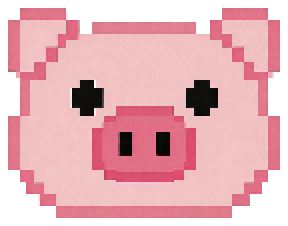
#> input picture miniprogram/assets/images/characters/pig-front-cropped.png, 144 x 113 px (shown 2 times larger)
$ python render_hold_pig_preview.py
#> lines starting #> are read from the running program, lines starting #| are printed output that depends on the picture
#!/usr/bin/env python3
from __future__ import annotations

import argparse
from pathlib import Path

from PIL import Image, ImageDraw


ROOT = Path(__file__).resolve().parents[1]
PIG_HEAD = ROOT / "miniprogram/assets/images/characters/pig-front-cropped.png"
OUTPUT = ROOT / "tmp/hold-pig-preview.png"

PIG_BASE_HEIGHT = 48
PIG_FRONT_DRAW_SCALE = 0.93
HOLD_TAIL_BASE_HEIGHT = 24
HOLD_TAIL_DRAW_SCALE = 0.92
HOLD_BODY_SEGMENT_BASE = 7


def clamp(value: float, min_value: float, max_value: float) -> float:
    return max(min_value, min(max_value, value))


def lerp(start: float, end: float, amount: float) -> float:
    return start + (end - start) * amount


def fill_rect(draw: ImageDraw.ImageDraw, x: int, y: int, width: int, height: int, color: str) -> None:
    if width <= 0 or height <= 0:
        return
    draw.rectangle([x, y, x + width - 1, y + height - 1], fill=color)


def draw_shadow(draw: ImageDraw.ImageDraw, center_x: float, center_y: float, radius_x: float, radius_y: float, color: str) -> None:
    draw.ellipse(
        [
            center_x - radius_x,
            center_y - radius_y,
            center_x + radius_x,
            center_y + radius_y,
        ],
        fill=color,
    )


def draw_hold_tail_end(draw: ImageDraw.ImageDraw, center_x: int, top_y: int, scale: float, active: bool) -> None:
    draw_scale = scale * HOLD_TAIL_DRAW_SCALE
    height = HOLD_TAIL_BASE_HEIGHT * draw_scale
    width = height * 1.44
    top = round(top_y - height * 0.38)
    fill = "#E9C3C3"
    side_shade = "#D1818C"
    seam = "rgba(209,129,140,82)"
    shine = "rgba(255,244,244,62)" if active else "rgba(255,244,244,30)"
    cap_top = top + round(height * 0.08)
    cap_bottom = top + round(height * 0.96)
    row_height = max(1, round(height * 0.13))

    draw_shadow(
        draw,
        center_x,
        top_y - height * 0.12 + height * 0.34,
        width * 0.26,
        max(3, height * 0.07),
        "rgba(5,8,18,50)",
    )

    for y in range(cap_top, cap_bottom + 1, row_height):
        progress = clamp((y - cap_top) / max(1, cap_bottom - cap_top), 0, 1)
        if progress < 0.3:
            row_width = lerp(width * 0.62, width * 0.98, progress / 0.3)
        else:
            row_width = lerp(width * 0.98, width * 1.1, (progress - 0.3) / 0.7)
        row_width_rounded = max(6, round(row_width))
        row_height_clamped = min(row_height, cap_bottom - y + 1)
        left = round(center_x - row_width_rounded / 2)
        row_top = round(y)
        edge_width = max(1, round(row_width_rounded * 0.07))
        highlight_width = max(4, round(row_width_rounded * 0.22))
        highlight_left = round(center_x - highlight_width / 2)

        fill_rect(draw, left, row_top, row_width_rounded, row_height_clamped, fill)
        fill_rect(draw, left, row_top, edge_width, row_height_clamped, side_shade)
        fill_rect(
            draw,
            left + row_width_rounded - edge_width,
            row_top,
            edge_width,
            row_height_clamped,
            side_shade,
        )

        if progress < 0.76:
            fill_rect(
                draw,
                highlight_left,
                row_top + 1,
                highlight_width,
                max(1, row_height_clamped - 2),
                shine,
            )

    fill_rect(draw, round(center_x) - 1, top + round(height * 0.32), 2, round(height * 0.24), seam)
    fill_rect(draw, round(center_x) - 1, top + round(height * 0.58), 2, max(2, round(height * 0.12)), seam)

    tail_base_x = round(center_x + width * 0.1)
    tail_base_y = top + round(height * 0.02)
    tail_thickness = max(3, round(height * 0.14))
    tail_height = max(3, round(height * 0.2))
    fill_rect(draw, tail_base_x, tail_base_y, tail_thickness, tail_height, side_shade)
    fill_rect(draw, tail_base_x + tail_thickness - 1, tail_base_y - 2, 3, 3, side_shade)
    fill_rect(draw, tail_base_x + tail_thickness + 1, tail_base_y - 4, 3, 3, side_shade)
    fill_rect(draw, tail_base_x + tail_thickness + 3, tail_base_y - 1, 2, 2, side_shade)


def draw_hold_body(draw: ImageDraw.ImageDraw, center_x: int, body_top_y: int, body_bottom_y: int, head_scale: float, tail_scale: float, active: bool) -> None:
    if body_bottom_y <= body_top_y:
        return

    top_width = max(24, tail_scale * 31)
    bottom_width = max(34, head_scale * 42)
    segment_height = max(6, round(((head_scale + tail_scale) * 0.5) * (HOLD_BODY_SEGMENT_BASE + 2)))
    fill = "#E9C3C3"
    side_shade = "#D1818C"
    seam_shade = "rgba(209,129,140,30)"
    highlight = "rgba(255,244,244,56)" if active else "rgba(255,244,244,30)"

    for y in range(body_top_y, body_bottom_y + 1, segment_height):
        progress = clamp((y - body_top_y) / max(1, body_bottom_y - body_top_y), 0, 1)
        segment_width = round(lerp(top_width, bottom_width, progress))
        segment_height_clamped = min(segment_height, body_bottom_y - y + 1)
        left = round(center_x - segment_width / 2)
        top = round(y)
        inner_width = max(8, round(segment_width * 0.42))
        inner_left = round(center_x - inner_width / 2)
        edge_width = max(1, round(segment_width * 0.07))

        fill_rect(draw, left, top, segment_width, segment_height_clamped, fill)
        fill_rect(draw, left, top, edge_width, segment_height_clamped, side_shade)
        fill_rect(draw, left + segment_width - edge_width, top, edge_width, segment_height_clamped, side_shade)
        fill_rect(draw, inner_left, top + 1, inner_width, max(1, segment_height_clamped - 2), highlight)

        if y > body_top_y:
            fill_rect(draw, left + edge_width, top, max(2, segment_width - edge_width * 2), 1, seam_shade)


def render_preview(output_path: Path, scale_up: int, active: bool) -> Path:
#> called with scale_up = 4, active = False
    head = Image.open(PIG_HEAD).convert("RGBA")
#> head is the input picture: PIL image 144x113 RGBA; mean R, G, B, A 175.1, 123.1, 128.9, 199.1

    canvas = Image.new("RGBA", (180, 300), (15, 20, 33, 255))
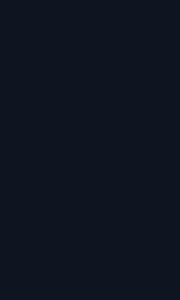
#> canvas: PIL image 180x300 RGBA; mean R, G, B, A 15, 20, 33, 255
    draw = ImageDraw.Draw(canvas, "RGBA")

    center_x = canvas.width // 2
#> center_x = 90
    head_scale = 1.04
    tail_scale = 0.62

    head_height = PIG_BASE_HEIGHT * head_scale * PIG_FRONT_DRAW_SCALE
    head_width = head_height * (head.width / head.height)
#> head_width = 59.16
    head_left = round(center_x - head_width / 2)
#> head_left = 60
    head_top = 224

    top_y = 44
    bottom_y = head_top + round(head_height * 0.45)
    body_top_y = top_y + max(2, tail_scale * 4)
    body_bottom_y = bottom_y - max(18, head_scale * 20)

    draw.rounded_rectangle([12, 12, canvas.width - 12, canvas.height - 12], radius=18, fill=(21, 27, 43, 255))
    draw_shadow(draw, center_x, head_top + head_height * 0.78, head_width * 0.26, max(3, head_height * 0.07), "rgba(5,8,18,56)")

    draw_hold_body(draw, center_x, round(body_top_y), round(body_bottom_y), head_scale, tail_scale, active)
    draw_hold_tail_end(draw, center_x, top_y, tail_scale, active)

    if active:
        draw.ellipse(
            [
                center_x - head_width * 0.52,
                head_top - head_height * 0.46,
                center_x + head_width * 0.52,
                head_top + head_height * 0.38,
            ],
            fill=(255, 239, 183, 44),
        )

    resized_head = head.resize((round(head_width), round(head_height)), resample=Image.Resampling.NEAREST)
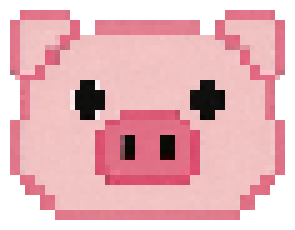
#> resized_head: PIL image 59x46 RGBA (shown 5 times larger); mean R, G, B, A 173.1, 122.5, 128, 196.9; transparent parts drawn white
    canvas.alpha_composite(resized_head, (head_left, head_top))
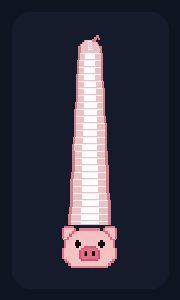
#> canvas: PIL image 180x300 RGBA; mean R, G, B, A 51.7, 49.3, 62.9, 244.7; transparent parts drawn white

    if scale_up > 1:
        canvas = canvas.resize((canvas.width * scale_up, canvas.height * scale_up), resample=Image.Resampling.NEAREST)
#> canvas: PIL image 720x1200 RGBA

    output_path.parent.mkdir(parents=True, exist_ok=True)
    canvas.save(output_path)
    return output_path


def parse_args() -> argparse.Namespace:
    parser = argparse.ArgumentParser(description="Render a standalone preview of the hold pig note.")
    parser.add_argument("--output", type=Path, default=OUTPUT, help="Where to save the rendered PNG preview.")
    parser.add_argument("--scale-up", type=int, default=4, help="Integer upscale for easier inspection. Default: 4.")
    parser.add_argument("--active", action="store_true", help="Render the hold pig in active/pressed state.")
    return parser.parse_args()


def main() -> int:
    args = parse_args()
    output = render_preview(args.output.resolve(), max(1, args.scale_up), args.active)
    print(output)
    return 0


if __name__ == "__main__":
    raise SystemExit(main())
#> (the program exits here)
